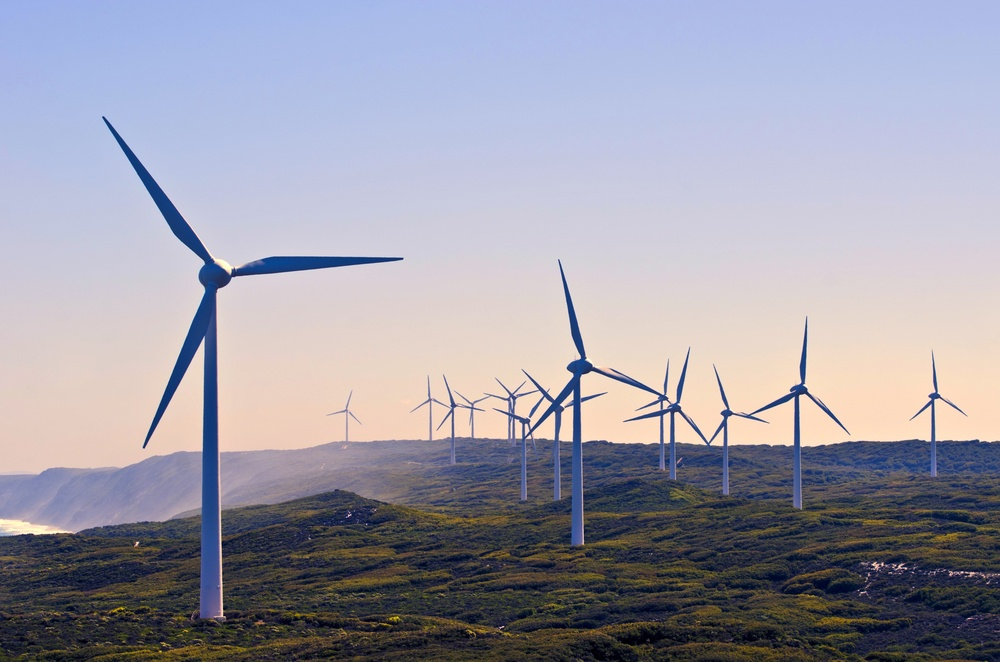
#> input picture test.jpg, 1000 x 662 px, shrunk from 2127 x 1409 before the run, given in place of the camera
$ python '动态颜色.py'
#> lines starting #> are read from the running program, lines starting #| are printed output that depends on the picture; after the words box and inside, x2 and y2 are one past the last pixel; in counts of white or black regions, pixels touching at a corner belong together
#> further down, frame is the input picture: shape (662, 1000, 3); mean B, G, R 168.7, 155.5, 156.8
import cv2
import numpy as np


capture = cv2.VideoCapture(0)                                                                                   # 读取视频

ball_color = ['green', 'red', 'blue']


def process(image, opt=1):
#> called with opt = 1
    hsv = cv2.cvtColor(image, cv2.COLOR_BGR2HSV)                                                          # RGB转HSV色彩空间
#> hsv: shape (662, 1000, 3); mean H, S, V 88, 54.3, 178.6
    line = cv2.getStructuringElement(cv2.MORPH_RECT, (15, 15), (-1, -1))                                          # 结构元素

    mask_red = cv2.inRange(hsv, (0, 60, 60), (50, 255, 255))                                                     # HSV范围
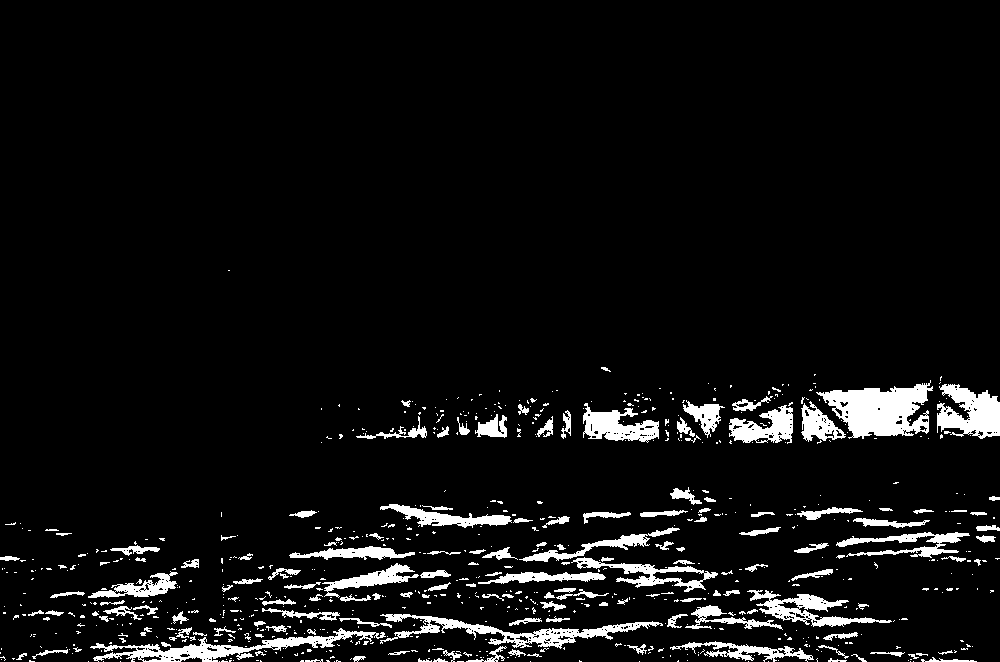
#> mask_red: shape (662, 1000); 6.2% white; 740 white regions (578 under 20 px), largest, box (x1, y1, x2, y2) and area: (816, 380, 933, 439) 3913, (90, 628, 386, 662) 2659, (380, 614, 663, 649) 2511
    mask_blue = cv2.inRange(hsv, (100, 80, 46), (124, 255, 255))
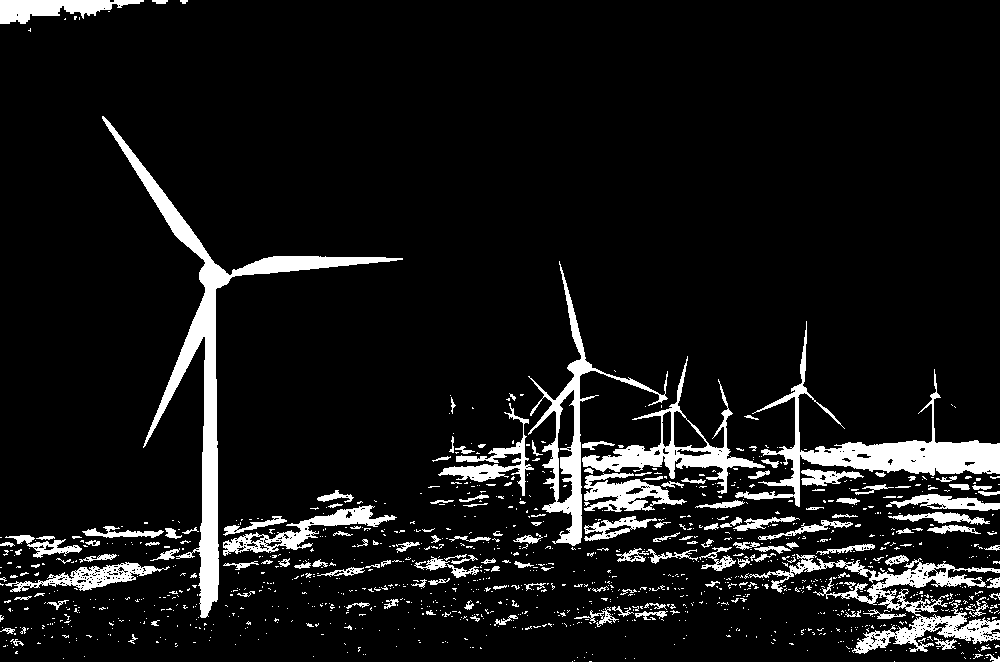
#> mask_blue: shape (662, 1000); 9% white; 1182 white regions (1020 under 20 px), largest, box (x1, y1, x2, y2) and area: (102, 116, 403, 618) 10615, (735, 321, 1000, 507) 7171, (749, 554, 1000, 654) 5820
    mask_green = cv2.inRange(hsv, (35, 43, 35), (90, 255, 255))
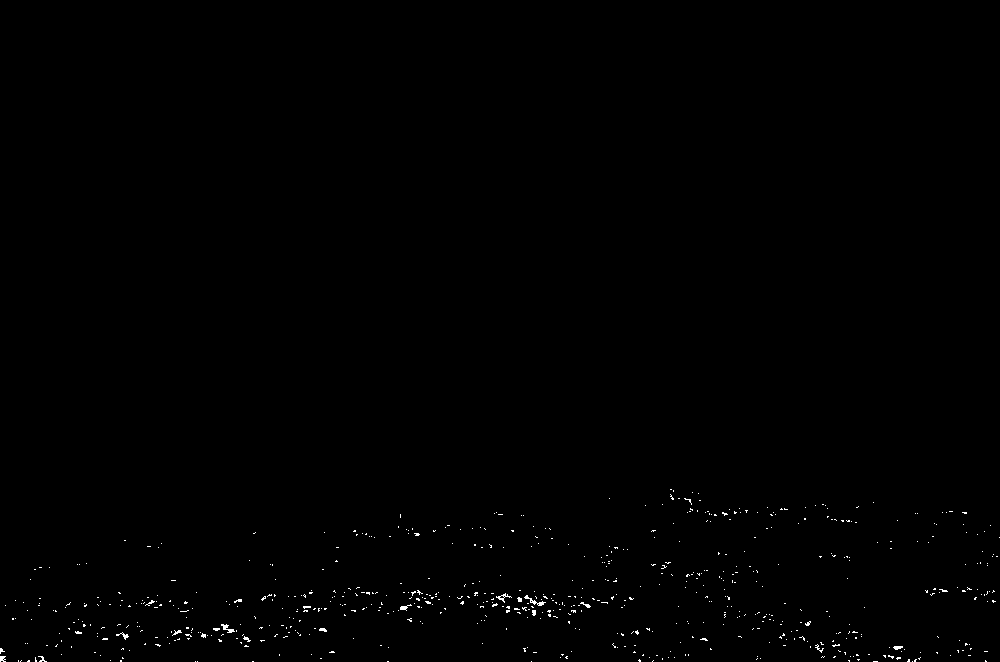
#> mask_green: shape (662, 1000); 0.36% white in thin lines or dots, all inside (x1, y1, x2, y2) = (0, 489, 1000, 662)
    mask_yellow = cv2.inRange(hsv, (11, 34, 43), (46, 255, 255))
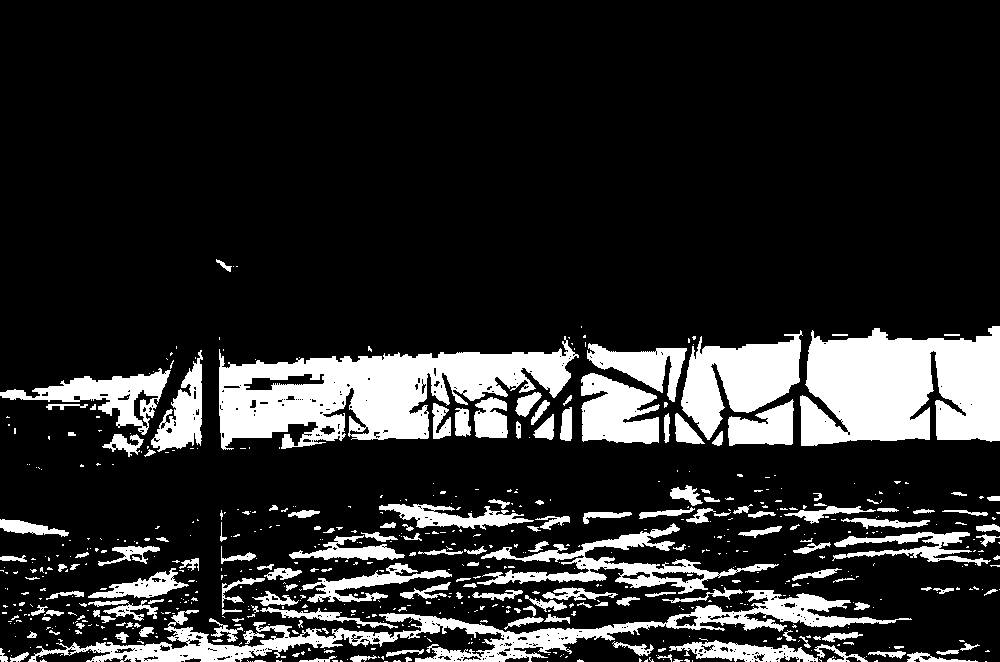
#> mask_yellow: shape (662, 1000); 16.7% white; 649 white regions (480 under 20 px), largest, box (x1, y1, x2, y2) and area: (219, 336, 579, 450) 20263, (800, 326, 1000, 446) 19083, (28, 590, 912, 662) 12972

    masks = [mask_red, mask_blue, mask_green, mask_yellow]


    i = 1                                                                                           # 轮廓提取, 发现最大轮廓
    for mask in masks:

        contours, hierarchy = cv2.findContours(mask, cv2.RETR_EXTERNAL, cv2.CHAIN_APPROX_SIMPLE)
        index = -1
        max = 0
        for c in range(len(contours)):
            area = cv2.contourArea(contours[c])
            if area > max:
                max = area
                index = c
        # 绘制
        if index >= 0:
            rect = cv2.minAreaRect(contours[index])
            # 椭圆拟合
            cv2.ellipse(image, rect, (255, 0, 0), 2, 8)
            # 中心点定位
            cv2.circle(image, (np.int32(rect[0][0]), np.int32(rect[0][1])), 2, (0, 255, 0), 2, 8, 0)
        if i == 1:
            text = 'red'
        elif i == 2:
            text = 'blue'
        elif i == 3:
            text = 'green'
        elif i == 4:
            text = 'yellow'
        cv2.putText(frame, text, (np.int32(rect[0][0]), np.int32(rect[0][1])), cv2.FONT_HERSHEY_SIMPLEX, 0.75,
                   (0, 0, 255), 2)
        i += 1
#> this loop made 4 passes
#> (rect, text) on passes 1 to 4: (((876.4, 412.1), (116, 52.86), -5.89), 'red'), (((164.2, 372.3), (410.5, 332.3), -64.6), 'blue'), (((534, 600.9), (5.85, 21.38), -68.75), 'green'), (((398.8, 393), (361, 101.4), -2.16), 'yellow')
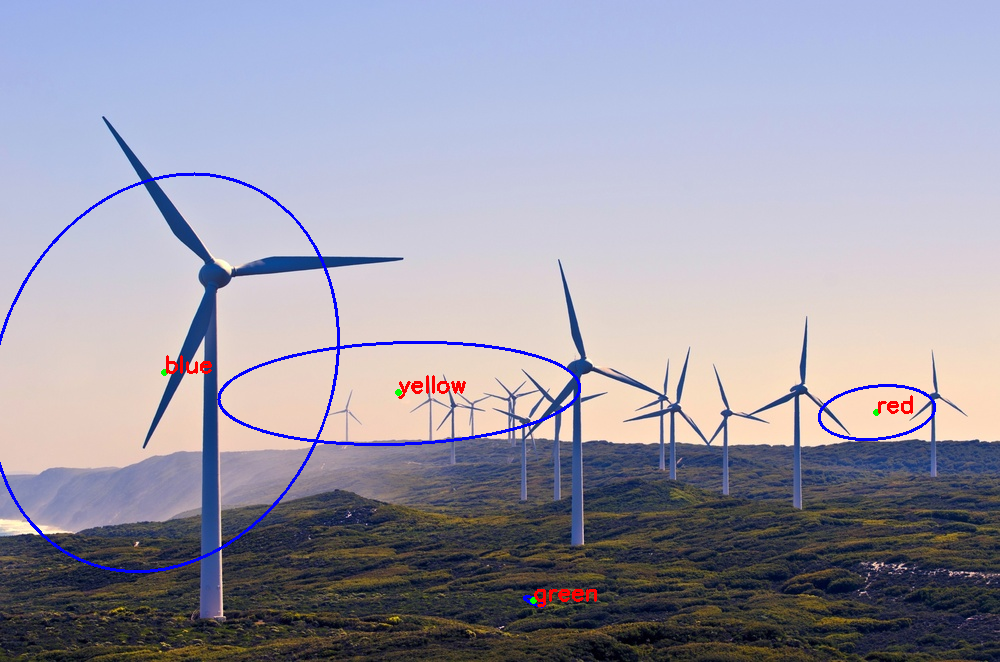
#> frame: shape (662, 1000, 3); 1.22% of pixels changed, all inside (x1, y1, x2, y2) = (0, 172, 936, 608)
#> after the loop, i = 5
    return image

while (True):
    ret, frame = capture.read()
    if ret is True:
        result = process(frame)
        cv2.imshow("result", result)
        c = cv2.waitKey(1)
#> (key Esc is pressed here)
    else:
        break

cv2.waitKey(0)
cv2.destroyAllWindows()
